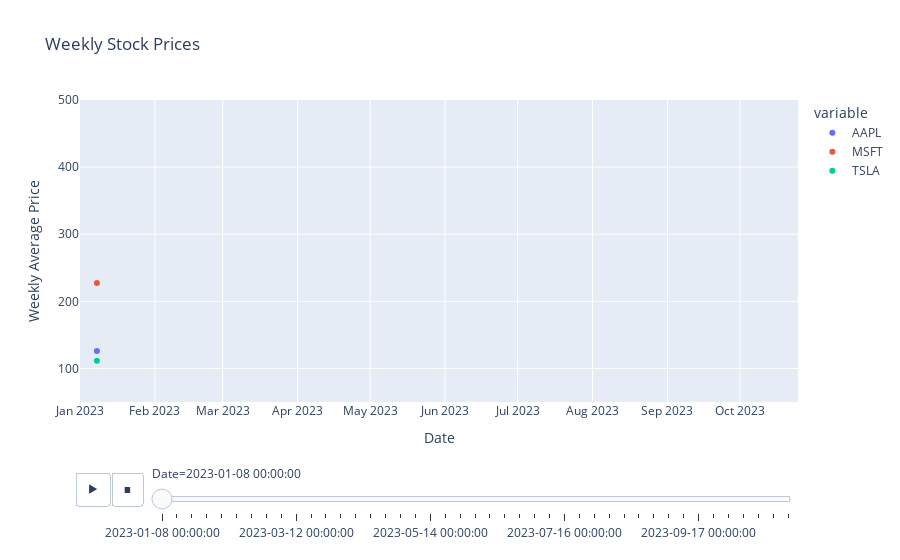

The notebook cell saved with this chart:
### Code cell
import yfinance as yf
import pandas as pd
import plotly.express as px

# Define the list of stock symbols
stock_symbols = ["AAPL", "MSFT", "TSLA"]

# Define the start and end dates
start_date = "2023-01-01"
end_date = "2023-10-25"  # You can modify this to the current date or any other desired end date

# Create an empty DataFrame to store the weekly data
weekly_data = pd.DataFrame()

# Loop through each stock symbol
for symbol in stock_symbols:
    # Download daily stock data from Yahoo Finance
    df = yf.download(symbol, start=start_date, end=end_date)
    
    # Resample the daily data to weekly and calculate the mean
    weekly_data[symbol] = df['Adj Close'].resample('W').mean()

# Create an animated scatter plot
fig = px.scatter(weekly_data, x=weekly_data.index, y=stock_symbols,
                 labels={"index": "Date", "value": "Weekly Average Price"},
                 title="Weekly Stock Prices",
                 animation_frame=weekly_data.index,
                 range_x=[start_date, end_date],
                 range_y=[50, 500], size_max=55)


# Show the plot
fig.show()



# #animated scatter plot
# fig = px.scatter(df, x='gdpPercap', y='lifeExp', animation_frame='year',
#                  animation_group='country', size='pop', color='continent',
#                  hover_name='country', log_x=True, size_max=55, range_x=[100, 100000],
#                  range_y=[25, 90])
# fig.show()

### Figure 1 — Plotly figure (JSON) as saved in the notebook; plotly's stock layout.template omitted (floating-point values rounded to 4 significant figures)
{"data": [{"hovertemplate": "variable=AAPL<br>Date=%{x}<br>Weekly Average Price=%{y}<extra></extra>", "legendgroup": "AAPL", "marker": {"color": "#636efa", "symbol": "circle"}, "mode": "markers", "name": "AAPL", "orientation": "v", "showlegend": true, "type": "scatter", "x": ["2023-01-08T00:00:00"], "xaxis": "x", "y": [126.0], "yaxis": "y"}, {"hovertemplate": "variable=MSFT<br>Date=%{x}<br>Weekly Average Price=%{y}<extra></extra>", "legendgroup": "MSFT", "marker": {"color": "#EF553B", "symbol": "circle"}, "mode": "markers", "name": "MSFT", "orientation": "v", "showlegend": true, "type": "scatter", "x": ["2023-01-08T00:00:00"], "xaxis": "x", "y": [227.4], "yaxis": "y"}, {"hovertemplate": "variable=TSLA<br>Date=%{x}<br>Weekly Average Price=%{y}<extra></extra>", "legendgroup": "TSLA", "marker": {"color": "#00cc96", "symbol": "circle"}, "mode": "markers", "name": "TSLA", "orientation": "v", "showlegend": true, "type": "scatter", "x": ["2023-01-08T00:00:00"], "xaxis": "x", "y": [111.3], "yaxis": "y"}], "layout": {"legend": {"title": {"text": "variable"}, "tracegroupgap": 0}, "sliders": [{"active": 0, "currentvalue": {"prefix": "Date="}, "len": 0.9, "pad": {"b": 10, "t": 60}, "steps": [{"args": [["2023-01-08 00:00:00"], {"frame": {"duration": 0, "redraw": false}, "fromcurrent": true, "mode": "immediate", "transition": {"duration": 0, "easing": "linear"}}], "label": "2023-01-08 00:00:00", "method": "animate"}, {"args": [["2023-01-15 00:00:00"], {"frame": {"duration": 0, "redraw": false}, "fromcurrent": true, "mode": "immediate", "transition": {"duration": 0, "easing": "linear"}}], "label": "2023-01-15 00:00:00", "method": "animate"}, {"args": [["2023-01-22 00:00:00"], {"frame": {"duration": 0, "redraw": false}, "fromcurrent": true, "mode": "immediate", "transition": {"duration": 0, "easing": "linear"}}], "label": "2023-01-22 00:00:00", "method": "animate"}, {"args": [["2023-01-29 00:00:00"], {"frame": {"duration": 0, "redraw": false}, "fromcurrent": true, "mode": "immediate", "transition": {"duration": 0, "easing": "linear"}}], "label": "2023-01-29 00:00:00", "method": "animate"}, {"args": [["2023-02-05 00:00:00"], {"frame": {"duration": 0, "redraw": false}, "fromcurrent": true, "mode": "immediate", "transition": {"duration": 0, "easing": "linear"}}], "label": "2023-02-05 00:00:00", "method": "animate"}, {"args": [["2023-02-12 00:00:00"], {"frame": {"duration": 0, "redraw": false}, "fromcurrent": true, "mode": "immediate", "transition": {"duration": 0, "easing": "linear"}}], "label": "2023-02-12 00:00:00", "method": "animate"}, {"args": [["2023-02-19 00:00:00"], {"frame": {"duration": 0, "redraw": false}, "fromcurrent": true, "mode": "immediate", "transition": {"duration": 0, "easing": "linear"}}], "label": "2023-02-19 00:00:00", "method": "animate"}, {"args": [["2023-02-26 00:00:00"], {"frame": {"duration": 0, "redraw": false}, "fromcurrent": true, "mode": "immediate", "transition": {"duration": 0, "easing": "linear"}}], "label": "2023-02-26 00:00:00", "method": "animate"}, {"args": [["2023-03-05 00:00:00"], {"frame": {"duration": 0, "redraw": false}, "fromcurrent": true, "mode": "immediate", "transition": {"duration": 0, "easing": "linear"}}], "label": "2023-03-05 00:00:00", "method": "animate"}, {"args": [["2023-03-12 00:00:00"], {"frame": {"duration": 0, "redraw": false}, "fromcurrent": true, "mode": "immediate", "transition": {"duration": 0, "easing": "linear"}}], "label": "2023-03-12 00:00:00", "method": "animate"}, {"args": [["2023-03-19 00:00:00"], {"frame": {"duration": 0, "redraw": false}, "fromcurrent": true, "mode": "immediate", "transition": {"duration": 0, "easing": "linear"}}], "label": "2023-03-19 00:00:00", "method": "animate"}, {"args": [["2023-03-26 00:00:00"], {"frame": {"duration": 0, "redraw": false}, "fromcurrent": true, "mode": "immediate", "transition": {"duration": 0, "easing": "linear"}}], "label": "2023-03-26 00:00:00", "method": "animate"}, {"args": [["2023-04-02 00:00:00"], {"frame": {"duration": 0, "redraw": false}, "fromcurrent": true, "mode": "immediate", "transition": {"duration": 0, "easing": "linear"}}], "label": "2023-04-02 00:00:00", "method": "animate"}, {"args": [["2023-04-09 00:00:00"], {"frame": {"duration": 0, "redraw": false}, "fromcurrent": true, "mode": "immediate", "transition": {"duration": 0, "easing": "linear"}}], "label": "2023-04-09 00:00:00", "method": "animate"}, {"args": [["2023-04-16 00:00:00"], {"frame": {"duration": 0, "redraw": false}, "fromcurrent": true, "mode": "immediate", "transition": {"duration": 0, "easing": "linear"}}], "label": "2023-04-16 00:00:00", "method": "animate"}, {"args": [["2023-04-23 00:00:00"], {"frame": {"duration": 0, "redraw": false}, "fromcurrent": true, "mode": "immediate", "transition": {"duration": 0, "easing": "linear"}}], "label": "2023-04-23 00:00:00", "method": "animate"}, {"args": [["2023-04-30 00:00:00"], {"frame": {"duration": 0, "redraw": false}, "fromcurrent": true, "mode": "immediate", "transition": {"duration": 0, "easing": "linear"}}], "label": "2023-04-30 00:00:00", "method": "animate"}, {"args": [["2023-05-07 00:00:00"], {"frame": {"duration": 0, "redraw": false}, "fromcurrent": true, "mode": "immediate", "transition": {"duration": 0, "easing": "linear"}}], "label": "2023-05-07 00:00:00", "method": "animate"}, {"args": [["2023-05-14 00:00:00"], {"frame": {"duration": 0, "redraw": false}, "fromcurrent": true, "mode": "immediate", "transition": {"duration": 0, "easing": "linear"}}], "label": "2023-05-14 00:00:00", "method": "animate"}, {"args": [["2023-05-21 00:00:00"], {"frame": {"duration": 0, "redraw": false}, "fromcurrent": true, "mode": "immediate", "transition": {"duration": 0, "easing": "linear"}}], "label": "2023-05-21 00:00:00", "method": "animate"}, {"args": [["2023-05-28 00:00:00"], {"frame": {"duration": 0, "redraw": false}, "fromcurrent": true, "mode": "immediate", "transition": {"duration": 0, "easing": "linear"}}], "label": "2023-05-28 00:00:00", "method": "animate"}, {"args": [["2023-06-04 00:00:00"], {"frame": {"duration": 0, "redraw": false}, "fromcurrent": true, "mode": "immediate", "transition": {"duration": 0, "easing": "linear"}}], "label": "2023-06-04 00:00:00", "method": "animate"}, {"args": [["2023-06-11 00:00:00"], {"frame": {"duration": 0, "redraw": false}, "fromcurrent": true, "mode": "immediate", "transition": {"duration": 0, "easing": "linear"}}], "label": "2023-06-11 00:00:00", "method": "animate"}, {"args": [["2023-06-18 00:00:00"], {"frame": {"duration": 0, "redraw": false}, "fromcurrent": true, "mode": "immediate", "transition": {"duration": 0, "easing": "linear"}}], "label": "2023-06-18 00:00:00", "method": "animate"}, {"args": [["2023-06-25 00:00:00"], {"frame": {"duration": 0, "redraw": false}, "fromcurrent": true, "mode": "immediate", "transition": {"duration": 0, "easing": "linear"}}], "label": "2023-06-25 00:00:00", "method": "animate"}, {"args": [["2023-07-02 00:00:00"], {"frame": {"duration": 0, "redraw": false}, "fromcurrent": true, "mode": "immediate", "transition": {"duration": 0, "easing": "linear"}}], "label": "2023-07-02 00:00:00", "method": "animate"}, {"args": [["2023-07-09 00:00:00"], {"frame": {"duration": 0, "redraw": false}, "fromcurrent": true, "mode": "immediate", "transition": {"duration": 0, "easing": "linear"}}], "label": "2023-07-09 00:00:00", "method": "animate"}, {"args": [["2023-07-16 00:00:00"], {"frame": {"duration": 0, "redraw": false}, "fromcurrent": true, "mode": "immediate", "transition": {"duration": 0, "easing": "linear"}}], "label": "2023-07-16 00:00:00", "method": "animate"}, {"args": [["2023-07-23 00:00:00"], {"frame": {"duration": 0, "redraw": false}, "fromcurrent": true, "mode": "immediate", "transition": {"duration": 0, "easing": "linear"}}], "label": "2023-07-23 00:00:00", "method": "animate"}, {"args": [["2023-07-30 00:00:00"], {"frame": {"duration": 0, "redraw": false}, "fromcurrent": true, "mode": "immediate", "transition": {"duration": 0, "easing": "linear"}}], "label": "2023-07-30 00:00:00", "method": "animate"}, {"args": [["2023-08-06 00:00:00"], {"frame": {"duration": 0, "redraw": false}, "fromcurrent": true, "mode": "immediate", "transition": {"duration": 0, "easing": "linear"}}], "label": "2023-08-06 00:00:00", "method": "animate"}, {"args": [["2023-08-13 00:00:00"], {"frame": {"duration": 0, "redraw": false}, "fromcurrent": true, "mode": "immediate", "transition": {"duration": 0, "easing": "linear"}}], "label": "2023-08-13 00:00:00", "method": "animate"}, {"args": [["2023-08-20 00:00:00"], {"frame": {"duration": 0, "redraw": false}, "fromcurrent": true, "mode": "immediate", "transition": {"duration": 0, "easing": "linear"}}], "label": "2023-08-20 00:00:00", "method": "animate"}, {"args": [["2023-08-27 00:00:00"], {"frame": {"duration": 0, "redraw": false}, "fromcurrent": true, "mode": "immediate", "transition": {"duration": 0, "easing": "linear"}}], "label": "2023-08-27 00:00:00", "method": "animate"}, {"args": [["2023-09-03 00:00:00"], {"frame": {"duration": 0, "redraw": false}, "fromcurrent": true, "mode": "immediate", "transition": {"duration": 0, "easing": "linear"}}], "label": "2023-09-03 00:00:00", "method": "animate"}, {"args": [["2023-09-10 00:00:00"], {"frame": {"duration": 0, "redraw": false}, "fromcurrent": true, "mode": "immediate", "transition": {"duration": 0, "easing": "linear"}}], "label": "2023-09-10 00:00:00", "method": "animate"}, {"args": [["2023-09-17 00:00:00"], {"frame": {"duration": 0, "redraw": false}, "fromcurrent": true, "mode": "immediate", "transition": {"duration": 0, "easing": "linear"}}], "label": "2023-09-17 00:00:00", "method": "animate"}, {"args": [["2023-09-24 00:00:00"], {"frame": {"duration": 0, "redraw": false}, "fromcurrent": true, "mode": "immediate", "transition": {"duration": 0, "easing": "linear"}}], "label": "2023-09-24 00:00:00", "method": "animate"}, {"args": [["2023-10-01 00:00:00"], {"frame": {"duration": 0, "redraw": false}, "fromcurrent": true, "mode": "immediate", "transition": {"duration": 0, "easing": "linear"}}], "label": "2023-10-01 00:00:00", "method": "animate"}, {"args": [["2023-10-08 00:00:00"], {"frame": {"duration": 0, "redraw": false}, "fromcurrent": true, "mode": "immediate", "transition": {"duration": 0, "easing": "linear"}}], "label": "2023-10-08 00:00:00", "method": "animate"}, {"args": [["2023-10-15 00:00:00"], {"frame": {"duration": 0, "redraw": false}, "fromcurrent": true, "mode": "immediate", "transition": {"duration": 0, "easing": "linear"}}], "label": "2023-10-15 00:00:00", "method": "animate"}, {"args": [["2023-10-22 00:00:00"], {"frame": {"duration": 0, "redraw": false}, "fromcurrent": true, "mode": "immediate", "transition": {"duration": 0, "easing": "linear"}}], "label": "2023-10-22 00:00:00", "method": "animate"}, {"args": [["2023-10-29 00:00:00"], {"frame": {"duration": 0, "redraw": false}, "fromcurrent": true, "mode": "immediate", "transition": {"duration": 0, "easing": "linear"}}], "label": "2023-10-29 00:00:00", "method": "animate"}], "x": 0.1, "xanchor": "left", "y": 0, "yanchor": "top"}], "title": {"text": "Weekly Stock Prices"}, "updatemenus": [{"buttons": [{"args": [null, {"frame": {"duration": 500, "redraw": false}, "fromcurrent": true, "mode": "immediate", "transition": {"duration": 500, "easing": "linear"}}], "label": "&#9654;", "method": "animate"}, {"args": [[null], {"frame": {"duration": 0, "redraw": false}, "fromcurrent": true, "mode": "immediate", "transition": {"duration": 0, "easing": "linear"}}], "label": "&#9724;", "method": "animate"}], "direction": "left", "pad": {"r": 10, "t": 70}, "showactive": false, "type": "buttons", "x": 0.1, "xanchor": "right", "y": 0, "yanchor": "top"}], "xaxis": {"anchor": "y", "categoryarray": ["2023-01-08T00:00:00", "2023-01-15T00:00:00", "2023-01-22T00:00:00", "2023-01-29T00:00:00", "2023-02-05T00:00:00", "2023-02-12T00:00:00", "2023-02-19T00:00:00", "2023-02-26T00:00:00", "2023-03-05T00:00:00", "2023-03-12T00:00:00", "2023-03-19T00:00:00", "2023-03-26T00:00:00", "2023-04-02T00:00:00", "2023-04-09T00:00:00", "2023-04-16T00:00:00", "2023-04-23T00:00:00", "2023-04-30T00:00:00", "2023-05-07T00:00:00", "2023-05-14T00:00:00", "2023-05-21T00:00:00", "2023-05-28T00:00:00", "2023-06-04T00:00:00", "2023-06-11T00:00:00", "2023-06-18T00:00:00", "2023-06-25T00:00:00", "2023-07-02T00:00:00", "2023-07-09T00:00:00", "2023-07-16T00:00:00", "2023-07-23T00:00:00", "2023-07-30T00:00:00", "2023-08-06T00:00:00", "2023-08-13T00:00:00", "2023-08-20T00:00:00", "2023-08-27T00:00:00", "2023-09-03T00:00:00", "2023-09-10T00:00:00", "2023-09-17T00:00:00", "2023-09-24T00:00:00", "2023-10-01T00:00:00", "2023-10-08T00:00:00", "2023-10-15T00:00:00", "2023-10-22T00:00:00", "2023-10-29T00:00:00"], "categoryorder": "array", "domain": [0, 1], "range": ["2023-01-01", "2023-10-25"], "title": {"text": "Date"}}, "yaxis": {"anchor": "x", "domain": [0, 1], "range": [50, 500], "title": {"text": "Weekly Average Price"}}}}
